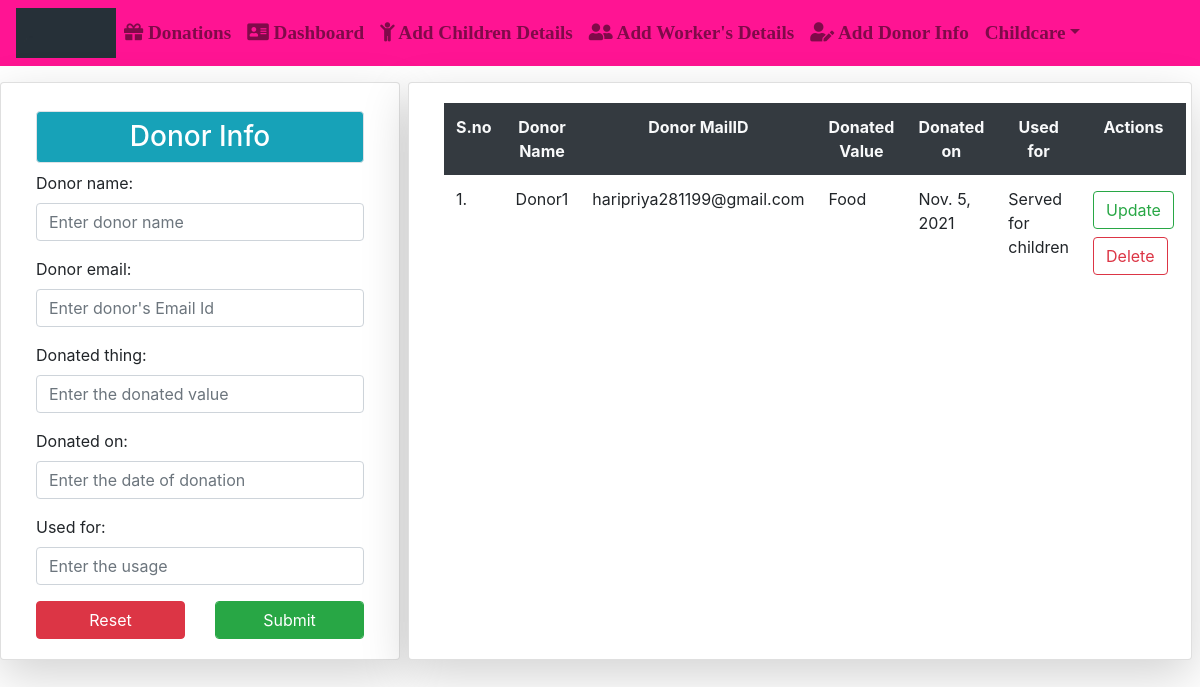
The page /doninfo/ (signed in) on the database its author committed.
### App/models.py (models this page shows)
class User(AbstractUser):
	img= models.ImageField(upload_to='Profiles/',default="profile.png")
	dob=models.DateField(null=True,blank=True)
	g=[('Male','Male'),('Female','Female')]
	gender=models.CharField(max_length=10,choices=g,null=True,blank=True)
	ph_no=models.CharField(max_length=10)
	pan_no=models.CharField(max_length=10,null=True,blank=True)
	address=models.CharField(max_length=100)
	postal_code=models.CharField(max_length=7)
	city=models.CharField(max_length=20)
	state=models.CharField(max_length=20,default='Andhra Pradesh')
	country=models.CharField(max_length=20,default='India')
	idgen = models.TextField(blank=True)
	p=[(1,'Donor'),(2,'Organisation'),(3,'Guest')]
	role=models.IntegerField(choices=p,default=3)

class Donor_info(models.Model):
	donor_name = models.CharField(max_length=50)
	donor_email=models.EmailField(max_length=50)
	donated_thing = models.CharField(max_length=100)
	donated_on = models.DateField(null=True)
	used_for = models.CharField(max_length=200)
	don = models.ForeignKey(User,on_delete=models.CASCADE)

### App/views.py (the view, shortened to what this page needs)
# urls.py: path('doninfo/',views.donorinfo,name="di"),
def donorinfo(request):
	n=Donor_info.objects.filter(don_id=request.user.id)
	d=Donorinfoform()
	return render(request,'html/donorinfo.html',{'d':d,'n':n})

### App/forms.py
class Donorinfoform(forms.ModelForm):
	class Meta:
		model = Donor_info
		fields = ["donor_name","donor_email","donated_thing","donated_on","used_for"]
		widgets = {
		"donor_name":forms.TextInput(attrs={
			"class":"form-control",
			"placeholder":"Enter donor name",
			}),
		"donor_email":forms.EmailInput(attrs={
			"class":"form-control",
			"placeholder":"Enter donor's Email Id",
			}),
		"donated_thing":forms.TextInput(attrs={
			"class":"form-control",
			"placeholder":"Enter the donated value",
			}),
		"donated_on":forms.DateInput(attrs={
			"class":"form-control",
			"placeholder":"Enter the date of donation",
			}),
		"used_for":forms.TextInput(attrs={
			"class":"form-control",
			"placeholder":"Enter the usage",
			}),
		}

### App/templates/html/donorinfo.html (shortened to what this page needs)
{% extends 'html/base.html' %}
{% block content %}
<div class="container-fluid mt-2">
		<div class="row">
				<div class="card col-md-4 mt-2 shadow-lg">
				<div class="card-body">
				<form method="POST">
				<h3 class="my-2 block bg bg-info text-center text-white p-2 border rounded">Donor Info</h3>
				<table>
				<tr>{{d.as_p}}</tr>
			   </table>
				<div class="row">
						<div class="col">
							<input type="reset" value="Reset" class="btn btn-danger col-sm">
						</div>
						<div class="col">
							<input type="submit" class="form-control btn btn-success col-sm" value="Submit">
						</div>
				</div>
				</form>
			</div>
		</div>
		<div class="card col-md mt-2 mx-2 shadow-lg">
			<div class="card-body">
				<table class="table table-borderless table-center">
					<tr class="bg-dark text-light text-center">
						<th>S.no</th>
						<th>Donor Name</th>
						<th>Donor MailID</th>
						<th>Donated Value</th>
						<th>Donated on</th>
						<th>Used for</th>
						<th>Actions</th>
					</tr>
            		{% for k in n %}
            		<tr>
            			<td>{{forloop.counter}}.</td>
            			<td>{{k.donor_name}}</td>
            			<td>{{k.donor_email}}</td>
            			<td>{{k.donated_thing}}</td>
            			<td>{{k.donated_on}}</td>
            			<td>{{k.used_for}}</td>
            			<td colspan="3">
            				<a href="{% url 'diup' k.id %}" class="btn btn-outline-success my-1 text-success">Update</a>
            				<a href="{% url 'dondel' k.id %}" class="btn btn-outline-danger my-1 text-danger">Delete</a>
            			</td>
            		</tr>
            		{% endfor %}
            	</table>
			</div>
		</div>
	</div>
</div>
{% endblock %}

### App/templates/html/navbar.html (shortened to what this page needs)
{% load static %}
<link rel="stylesheet" href="https://use.fontawesome.com/releases/v5.7.0/css/all.css">
<nav class="navbar navbar-expand-md navbar-light" style="background-color:#FF1493;">
  <img src="{% static 'images/gif.gif' %}" alt="logo" style="width:100px;height:50px">
  <div style="font-family:Garamond;font-weight:bold;font-size: 120%;">
  <div class="collapse navbar-collapse" id="collapsibleNavbar">
    <ul class="navbar-nav">
      {% if not user.is_authenticated %}
      <li class="nav-item">
        <a class="nav-link" href="{% url 'hm' %}"><i class="fas fa-home"></i> Home</a>
      </li>
      <li class="nav-item">
        <a class="nav-link" href="{% url 'rg' %}"><i class='fas fa-user-plus'></i> Register Here</a>
      </li>
      <li class="nav-item">
        <a class="nav-link disabled" href="{% url 'lg' %}"><i class="fas fa-address-card"></i> Login</a>
      </li>
{% elif user.role == 2 %}
      <li class="nav-item">
        <a class="nav-link" href="{% url 'vi' %}"><i class='fas fa-gift'></i> Donations</a>
      </li>
      <li class="nav-item">
        <a class="nav-link" href="{% url 'dash' %}"><i class='fas fa-address-card'></i> Dashboard</a>
      </li>
      <li class="nav-item">
        <a class="nav-link" href="{% url 'ci' %}"><i class="fa fa-child"></i> Add Children Details</a>
      </li>
      <li class="nav-item">
        <a class="nav-link" href="{% url 'wi' %}"><i class='fas fa-user-friends'></i> Add Worker's Details</a>
      </li>
      <li class="nav-item">
        <a class="nav-link" href="{% url 'di' %}"><i class='fas fa-user-edit'></i> Add Donor Info</a>
      </li>
      <li class="dropdown">
       <a type="button" class="nav-link dropdown-toggle" data-toggle="dropdown">{{user.username}}</a>
</li>
      {% endif %}
    </ul>
  </div>
  </div>
</nav>

### rows shown on the page
User: username "Childcare"
Donor_info: donor_name "Donor1", donor_email "haripriya281199@gmail.com", donated_thing "Food", donated_on "Nov. 5, 2021", used_for "Served for children"
